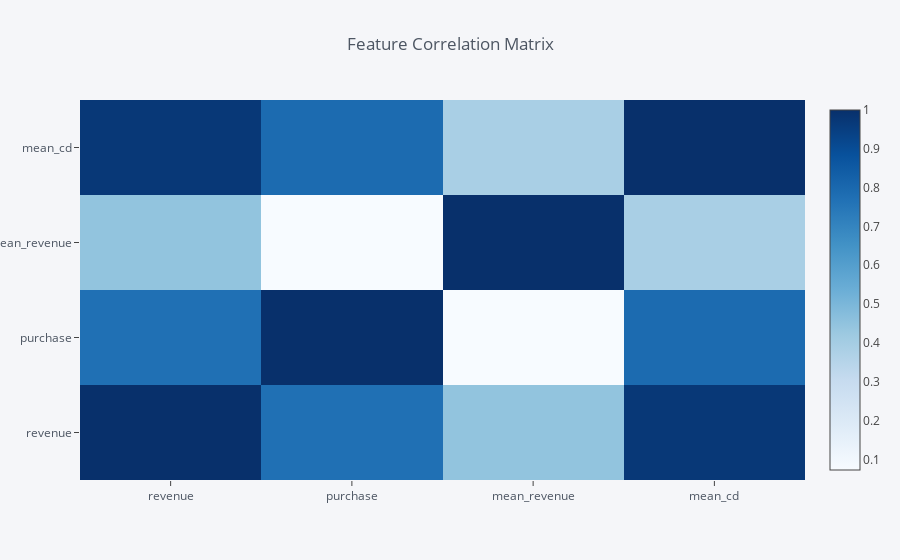

Source (notebook cell):
### Code cell
train_set.corr().iplot(kind='heatmap',colorscale="Blues",title="Feature Correlation Matrix")
# We can see that mean_cd is strongly correlated to other columns, 
# which means we won't be able to extract much information from it
# So we remove it to prevent overfitting

### Figure 1 — Plotly figure (JSON) as saved in the notebook; plotly's stock layout.template omitted (floating-point values rounded to 4 significant figures)
{"data": [{"colorscale": [[0, "rgb(247,251,255)"], [0.125, "rgb(222,235,247)"], [0.25, "rgb(198,219,239)"], [0.375, "rgb(158,202,225)"], [0.5, "rgb(107,174,214)"], [0.625, "rgb(66,146,198)"], [0.75, "rgb(33,113,181)"], [0.875, "rgb(8,81,156)"], [1, "rgb(8,48,107)"]], "type": "heatmap", "uid": "12ec252e-951a-4164-a5e3-783cb7deeff9", "x": ["revenue", "purchase", "mean_revenue", "mean_cd"], "y": ["revenue", "purchase", "mean_revenue", "mean_cd"], "z": [[1, 0.7717, 0.447, 0.9723], [0.7717, 1, 0.07261, 0.7905], [0.447, 0.07261, 1, 0.3883], [0.9723, 0.7905, 0.3883, 1]], "zmax": 1, "zmin": 0.07261}], "layout": {"legend": {"bgcolor": "#F5F6F9", "font": {"color": "#4D5663"}}, "paper_bgcolor": "#F5F6F9", "plot_bgcolor": "#F5F6F9", "title": {"font": {"color": "#4D5663"}, "text": "Feature Correlation Matrix"}, "xaxis": {"gridcolor": "#E1E5ED", "showgrid": true, "tickfont": {"color": "#4D5663"}, "title": {"font": {"color": "#4D5663"}, "text": ""}, "zerolinecolor": "#E1E5ED"}, "yaxis": {"gridcolor": "#E1E5ED", "showgrid": true, "tickfont": {"color": "#4D5663"}, "title": {"font": {"color": "#4D5663"}, "text": ""}, "zerolinecolor": "#E1E5ED"}}}
